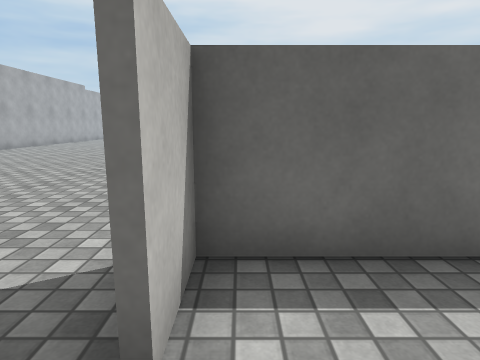
View 1 (above)

24 first-person views from a walk through a scene from a Unity 3-D project. The camera is 1.2 m above the floor, tilts 10° down and sees 75° across. Doors are open. The floor is counted in squares, 1 m on a side. Each view is taken from the middle of a square. On the plan, view 1 faces up. The plan holds only what a view shows up to about 13 squares ahead; the rest is blank. The place goes on beyond the plan. The player character is not drawn. Surface patterns are stand-ins for the level's own textures.

View 2
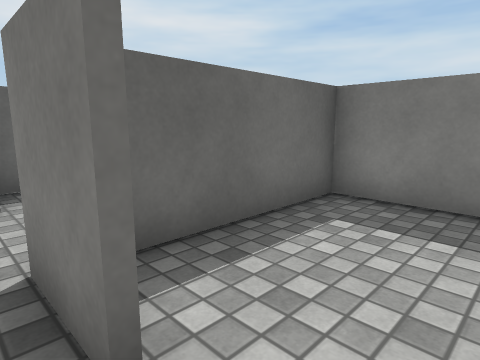

View 3
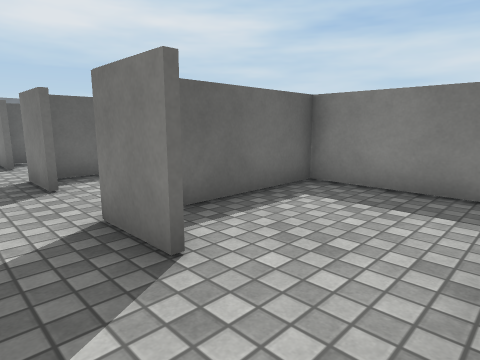

View 4
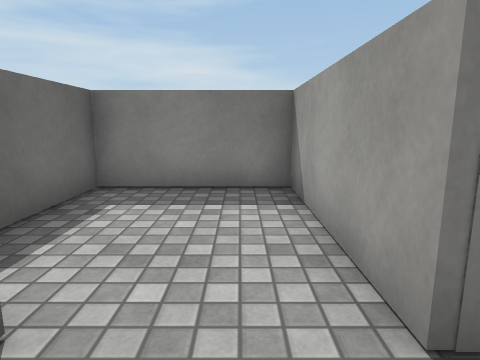

View 5
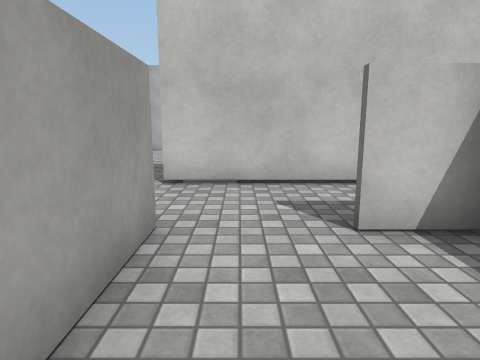

View 6
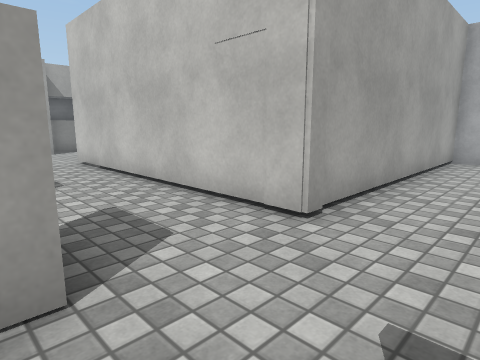

View 7
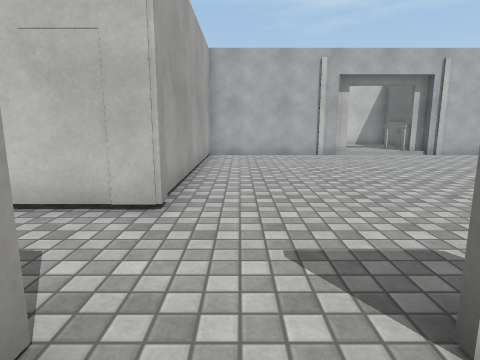

View 8
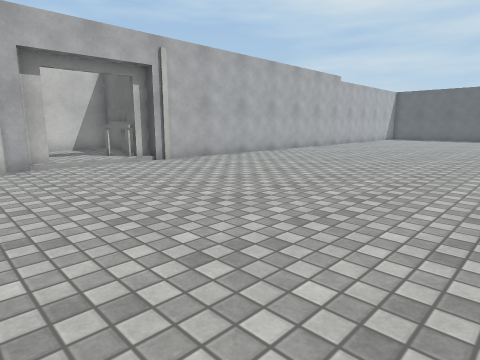

View 9
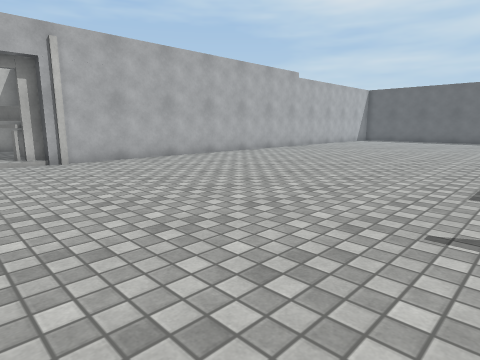

View 10
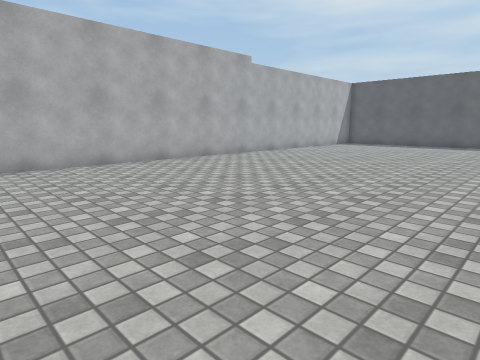

View 11
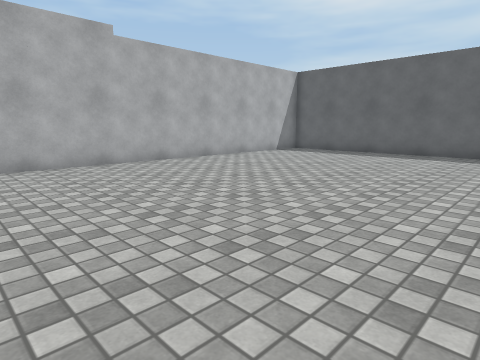

View 12
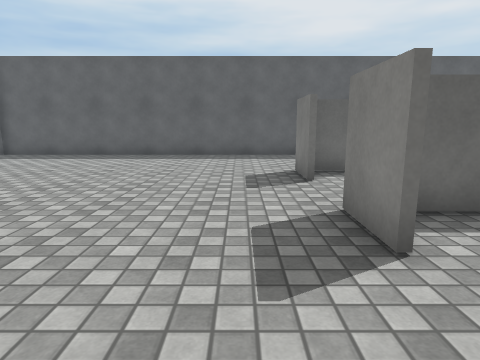

View 13
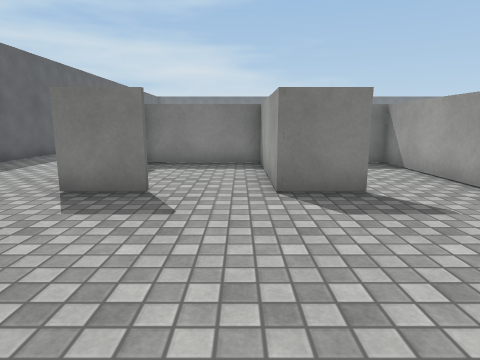

View 14
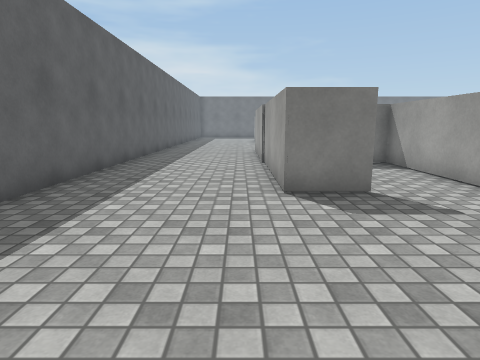

View 15
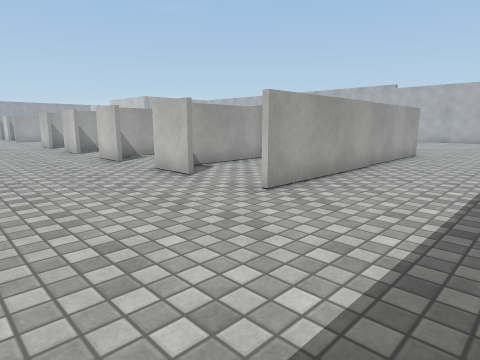

View 16
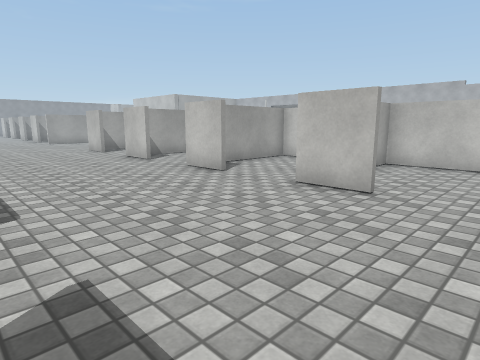

View 17
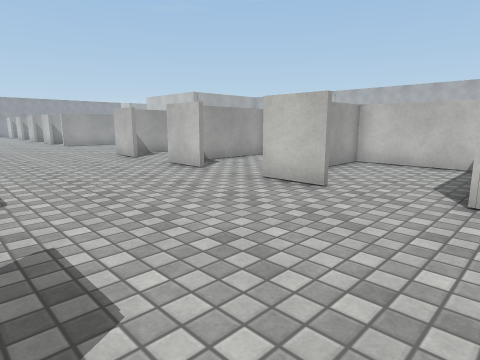

View 18
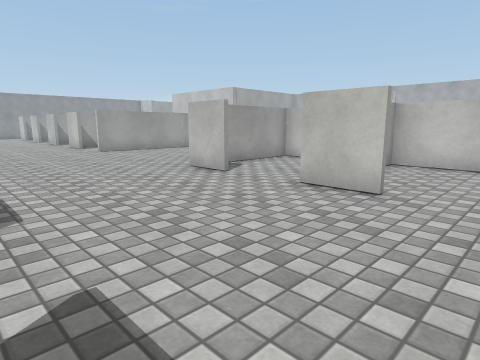

View 19
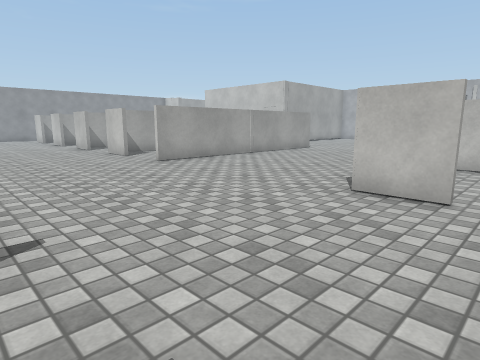

View 20
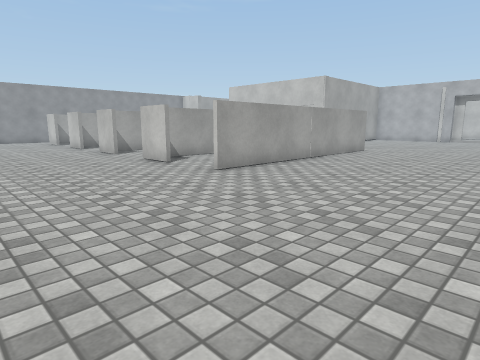

View 21
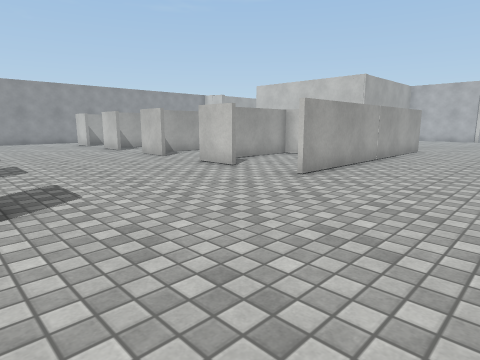

View 22
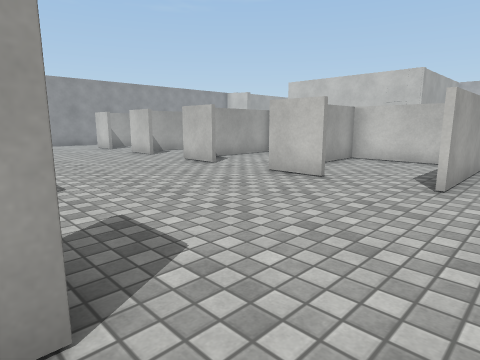

View 23
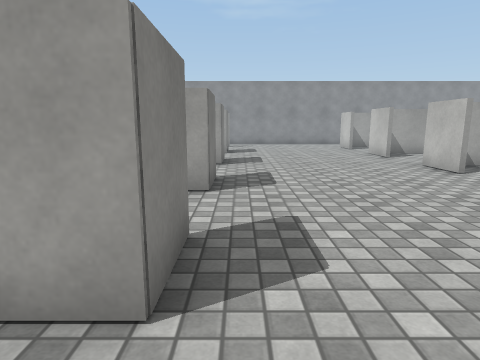

View 24
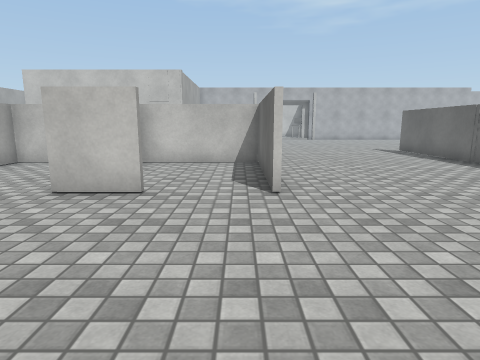

### Floor plan
Ten units are one square. View 1 is at (0, 0); x grows to the right and y downward. Boxes are objects, and circles mark ways between rooms. Rooms are numbered by the first view taken in them; rooms with no view inside come last. Other rooms are left out.
<svg viewBox="-126 -343 286 403">
<path fill="none" stroke="#000" d="M39 -5 39 -28M41 -27 -4 -27 -4 -12M-33 -16 -33 6M-5 28 -5 10M-4 12 -4 28M-6 50 39 50 39 11M-33 6 -33 55M41 13 5 13M41 -134 8 -134M41 -197 41 -176 78 -176M39 -214 39 -220M-1 -214 79 -214M86 -151 86 -134M86 -190 86 -172M-5 -236 -5 -253 75 -253M41 -246 41 -215M14 -252 4 -252M41 -69 41 -28 76 -28M39 -252 39 -290M5 -67 86 -67M3 -66 -2 -66M86 -230 86 -212M-5 -51 -5 -62M86 -66 43 -66M-5 -276 -5 -293 86 -293M41 -277 41 -254M86 -269 86 -251M8 -291 -1 -291M86 -44 86 -26M-121 -116 -121 -110M-5 -12 -5 -28 -1 -28M-116 -79 -116 -28 -33 -28 -33 -16M-121 -85 -121 -79M41 0 41 11 75 11M86 -4 86 14M146 -46 146 -63 155 -63M73 -338 -117 -338M-116 -292 -116 -116M146 -8 146 -24 150 -24M86 35 86 53M64 50 78 50M146 31 146 15M41 -147 41 -136 78 -136"/>
<circle cx="-20" cy="15" r="3" fill="#2a7"/>
<circle cx="-20" cy="-25" r="3" fill="#2a7"/>
<circle cx="80" cy="-160" r="3" fill="#2a7"/>
<text x="10" y="-10">1</text>
<text x="0" y="30">2</text>
<text x="20" y="-160">3</text>
<text x="60" y="-150">4</text>
</svg>
Room 1 opens to room 2. Room 1 opens to room 3. Room 3 opens to room 4.

Where each view was taken, in squares from view 1:
view 1: 0 up, 0 right, facing up
view 2: 0 up, 1 left, facing up-right
view 3: 5 down, 2 left, facing up-right
view 4: 4 down, 2 left, facing right
view 5: 4 down, 3 right, facing left
view 6: 5 up, 0 right, facing down-left
view 7: 4 up, 1 right, facing left
view 8: 6 up, 2 left, facing up-left
view 9: 9 up, 1 left, facing up-left
view 10: 14 up, 2 left, facing up-left
view 11: 20 up, 2 left, facing up-left
view 12: 21 up, 2 left, facing up
view 13: 26 up, 6 left, facing right
view 14: 30 up, 6 left, facing right
view 15: 33 up, 13 right, facing down-left
view 16: 29 up, 14 right, facing down-left
view 17: 26 up, 14 right, facing down-left
view 18: 21 up, 14 right, facing down-left
view 19: 16 up, 14 right, facing down-left
view 20: 13 up, 14 right, facing down-left
view 21: 11 up, 15 right, facing down-left
view 22: 8 up, 15 right, facing down-left
view 23: 8 up, 14 right, facing down
view 24: 6 up, 14 right, facing left
